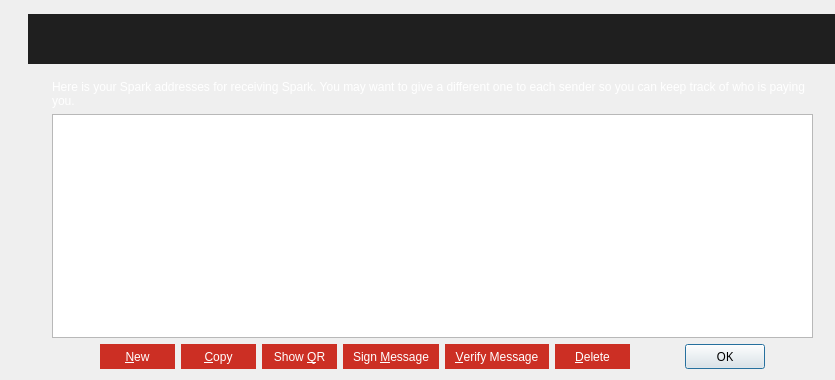
<?xml version="1.0" encoding="UTF-8"?>
<ui version="4.0">
 <class>AddressBookPage</class>
 <widget class="QWidget" name="AddressBookPage">
  <property name="geometry">
   <rect>
    <x>0</x>
    <y>0</y>
    <width>835</width>
    <height>380</height>
   </rect>
  </property>
  <property name="windowTitle">
   <string>Address Book</string>
  </property>
  <property name="styleSheet">
   <string notr="true">font-family:Proxima Nova Rg;</string>
  </property>
  <layout class="QVBoxLayout" name="verticalLayout">
   <property name="leftMargin">
    <number>0</number>
   </property>
   <property name="topMargin">
    <number>0</number>
   </property>
   <property name="rightMargin">
    <number>0</number>
   </property>
   <item>
    <widget class="QFrame" name="greyFrame">
     <property name="minimumSize">
      <size>
       <width>0</width>
       <height>44</height>
      </size>
     </property>
     <property name="maximumSize">
      <size>
       <width>99999</width>
       <height>99999</height>
      </size>
     </property>
     <property name="styleSheet">
      <string notr="true">background:transparent</string>
     </property>
     <layout class="QVBoxLayout" name="verticalLayout_9">
      <property name="spacing">
       <number>0</number>
      </property>
      <property name="leftMargin">
       <number>28</number>
      </property>
      <property name="topMargin">
       <number>14</number>
      </property>
      <property name="rightMargin">
       <number>0</number>
      </property>
      <property name="bottomMargin">
       <number>0</number>
      </property>
      <item>
       <widget class="QLabel" name="label">
        <property name="sizePolicy">
         <sizepolicy hsizetype="Expanding" vsizetype="Preferred">
          <horstretch>0</horstretch>
          <verstretch>0</verstretch>
         </sizepolicy>
        </property>
        <property name="minimumSize">
         <size>
          <width>0</width>
          <height>50</height>
         </size>
        </property>
        <property name="styleSheet">
         <string notr="true">background:#1f1f1f</string>
        </property>
        <property name="text">
         <string>&lt;html&gt;&lt;head/&gt;&lt;body&gt;&lt;p&gt;&lt;br/&gt;&lt;/p&gt;&lt;/body&gt;&lt;/html&gt;</string>
        </property>
        <property name="alignment">
         <set>Qt::AlignCenter</set>
        </property>
       </widget>
      </item>
     </layout>
    </widget>
   </item>
   <item>
    <layout class="QVBoxLayout" name="verticalLayout_2">
     <property name="leftMargin">
      <number>52</number>
     </property>
     <property name="topMargin">
      <number>10</number>
     </property>
     <property name="rightMargin">
      <number>22</number>
     </property>
     <item>
      <widget class="QLabel" name="labelExplanation">
       <property name="styleSheet">
        <string notr="true">font-family: Segoe UI;color:white;</string>
       </property>
       <property name="text">
        <string>Here is your Spark addresses for receiving Spark. You may want to give a different one to each sender so you can keep track of who is paying you.</string>
       </property>
       <property name="textFormat">
        <enum>Qt::PlainText</enum>
       </property>
       <property name="wordWrap">
        <bool>true</bool>
       </property>
      </widget>
     </item>
     <item>
      <widget class="QTableView" name="tableView">
       <property name="contextMenuPolicy">
        <enum>Qt::CustomContextMenu</enum>
       </property>
       <property name="toolTip">
        <string>Double-click to edit address or label</string>
       </property>
       <property name="tabKeyNavigation">
        <bool>false</bool>
       </property>
       <property name="alternatingRowColors">
        <bool>true</bool>
       </property>
       <property name="selectionMode">
        <enum>QAbstractItemView::SingleSelection</enum>
       </property>
       <property name="selectionBehavior">
        <enum>QAbstractItemView::SelectRows</enum>
       </property>
       <property name="sortingEnabled">
        <bool>true</bool>
       </property>
       <attribute name="verticalHeaderVisible">
        <bool>false</bool>
       </attribute>
      </widget>
     </item>
     <item>
      <layout class="QHBoxLayout" name="horizontalLayout">
       <item>
        <spacer name="horizontalSpacer_2">
         <property name="orientation">
          <enum>Qt::Horizontal</enum>
         </property>
         <property name="sizeHint" stdset="0">
          <size>
           <width>40</width>
           <height>20</height>
          </size>
         </property>
        </spacer>
       </item>
       <item>
        <widget class="QPushButton" name="newAddressButton">
         <property name="minimumSize">
          <size>
           <width>75</width>
           <height>25</height>
          </size>
         </property>
         <property name="toolTip">
          <string>Create a new address</string>
         </property>
         <property name="styleSheet">
          <string notr="true">border:0;color:white;background-color:#cc2f24;font-family: Segoe UI;</string>
         </property>
         <property name="text">
          <string>&amp;New</string>
         </property>
        </widget>
       </item>
       <item>
        <widget class="QPushButton" name="copyToClipboard">
         <property name="minimumSize">
          <size>
           <width>75</width>
           <height>25</height>
          </size>
         </property>
         <property name="toolTip">
          <string>Copy the currently selected address to the system clipboard</string>
         </property>
         <property name="styleSheet">
          <string notr="true">border:0;color:white;background-color:#cc2f24;font-family: Segoe UI;</string>
         </property>
         <property name="text">
          <string>&amp;Copy</string>
         </property>
        </widget>
       </item>
       <item>
        <widget class="QPushButton" name="showQRCode">
         <property name="minimumSize">
          <size>
           <width>75</width>
           <height>25</height>
          </size>
         </property>
         <property name="styleSheet">
          <string notr="true">border:0;color:white;background-color:#cc2f24;font-family: Segoe UI;</string>
         </property>
         <property name="text">
          <string>Show &amp;QR</string>
         </property>
        </widget>
       </item>
       <item>
        <widget class="QPushButton" name="signMessage">
         <property name="minimumSize">
          <size>
           <width>96</width>
           <height>25</height>
          </size>
         </property>
         <property name="toolTip">
          <string>Sign a message to prove you own a Spark address</string>
         </property>
         <property name="styleSheet">
          <string notr="true">border:0;color:white;background-color:#cc2f24;font-family: Segoe UI;</string>
         </property>
         <property name="text">
          <string>Sign &amp;Message</string>
         </property>
        </widget>
       </item>
       <item>
        <widget class="QPushButton" name="verifyMessage">
         <property name="minimumSize">
          <size>
           <width>104</width>
           <height>25</height>
          </size>
         </property>
         <property name="toolTip">
          <string>Verify a message to ensure it was signed with a specified Spark address</string>
         </property>
         <property name="styleSheet">
          <string notr="true">border:0;color:white;background-color:#cc2f24;font-family: Segoe UI;</string>
         </property>
         <property name="text">
          <string>&amp;Verify Message</string>
         </property>
        </widget>
       </item>
       <item>
        <widget class="QPushButton" name="deleteButton">
         <property name="minimumSize">
          <size>
           <width>75</width>
           <height>25</height>
          </size>
         </property>
         <property name="toolTip">
          <string>Delete the currently selected address from the list</string>
         </property>
         <property name="styleSheet">
          <string notr="true">border:0;color:white;background-color:#cc2f24;font-family: Segoe UI;</string>
         </property>
         <property name="text">
          <string>&amp;Delete</string>
         </property>
        </widget>
       </item>
       <item>
        <spacer name="horizontalSpacer">
         <property name="orientation">
          <enum>Qt::Horizontal</enum>
         </property>
         <property name="sizeHint" stdset="0">
          <size>
           <width>40</width>
           <height>20</height>
          </size>
         </property>
        </spacer>
       </item>
       <item>
        <widget class="QDialogButtonBox" name="buttonBox">
         <property name="sizePolicy">
          <sizepolicy hsizetype="Maximum" vsizetype="Fixed">
           <horstretch>0</horstretch>
           <verstretch>0</verstretch>
          </sizepolicy>
         </property>
         <property name="minimumSize">
          <size>
           <width>75</width>
           <height>25</height>
          </size>
         </property>
         <property name="styleSheet">
          <string notr="true"/>
         </property>
         <property name="standardButtons">
          <set>QDialogButtonBox::Ok</set>
         </property>
        </widget>
       </item>
       <item>
        <spacer name="horizontalSpacer_3">
         <property name="orientation">
          <enum>Qt::Horizontal</enum>
         </property>
         <property name="sizeHint" stdset="0">
          <size>
           <width>40</width>
           <height>20</height>
          </size>
         </property>
        </spacer>
       </item>
      </layout>
     </item>
    </layout>
   </item>
  </layout>
 </widget>
 <resources>
  <include location="../bitcoin.qrc"/>
 </resources>
 <connections/>
</ui>
